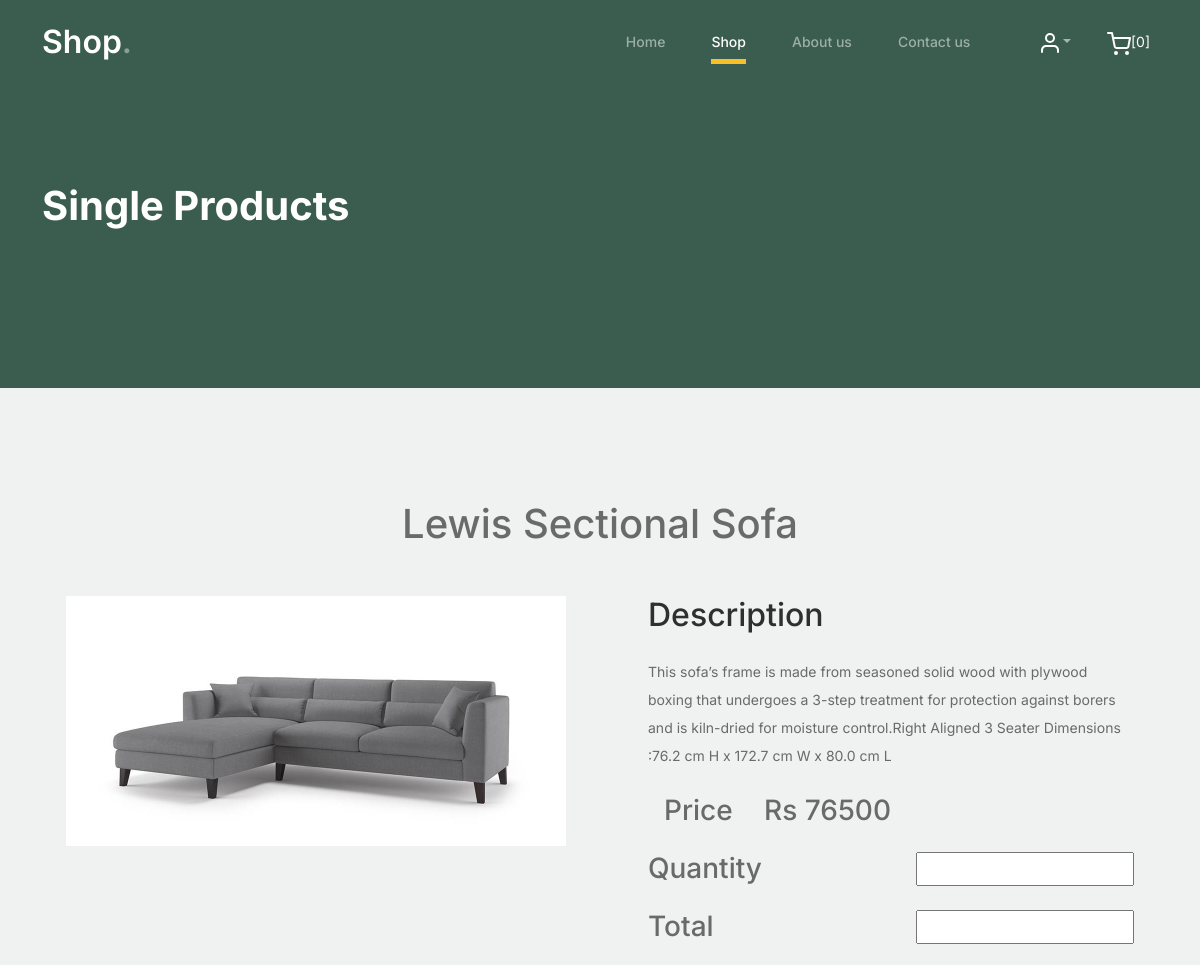
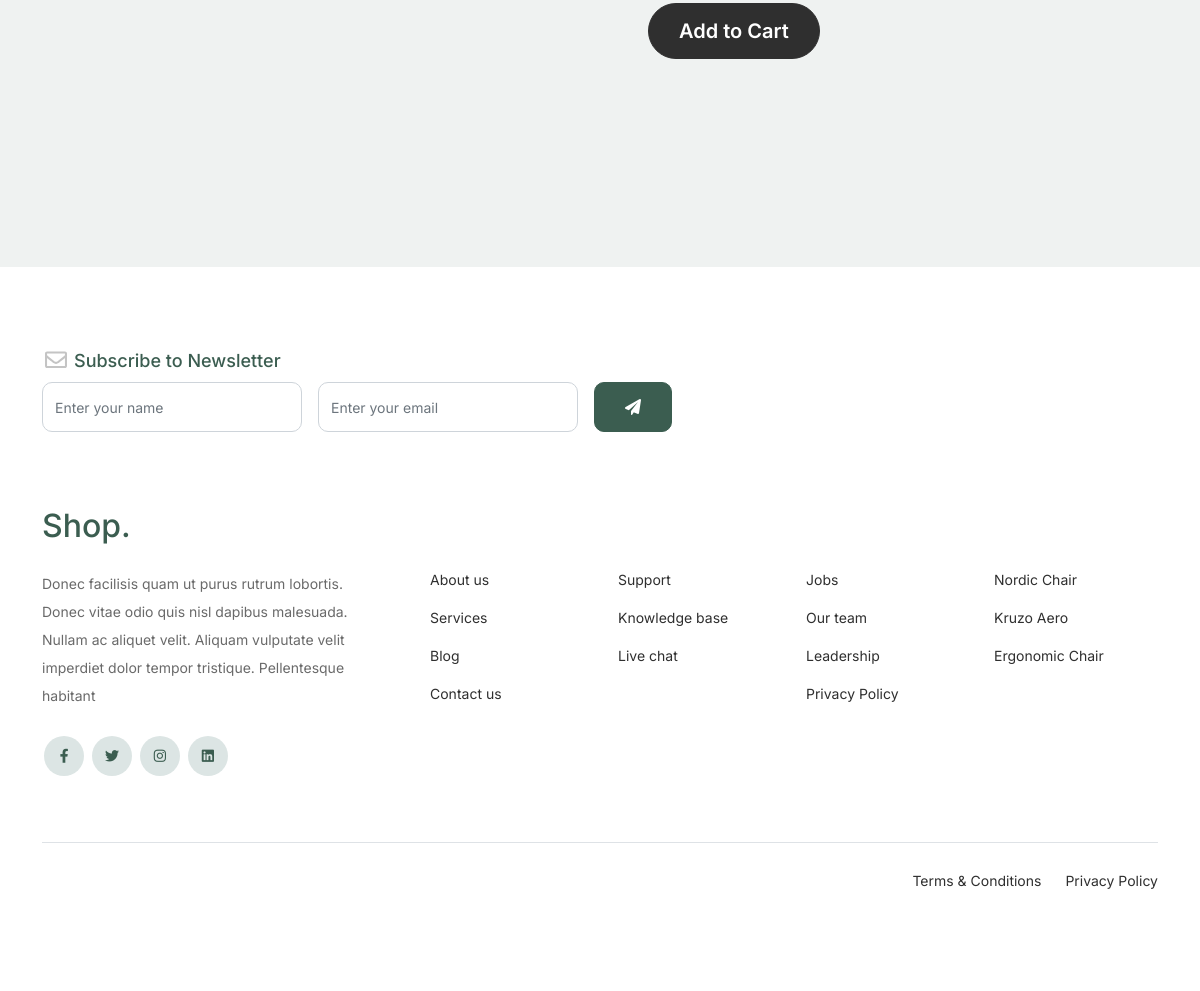
The page /single_product/1/ (signed in) on the database its author committed (2 pictures, top to bottom).
### AdminApp/models.py (models this page shows)
class ProductDb(models.Model):
    product_name = models.CharField(max_length=100, unique=True)
    category_name = models.CharField(max_length=100, null=True, blank=True)
    sub_category_name = models.CharField(max_length=100, null=True, blank=True)
    Description = models.CharField(max_length=100, null=True, blank=True)
    price = models.IntegerField(null=True, blank=True)
    quantity = models.IntegerField(null=True, blank=True)
    product_image = models.ImageField(upload_to="Product Images", null=True, blank=True)

### WebApp/views.py (the view)
# urls.py: path('single_product/<int:pr_id>/', views.single_product, name="single_product"),
def single_product(request, pr_id):
    item = ProductDb.objects.get(id=pr_id)
    cart_count = CartDb.objects.filter(Username=request.session['username']).count()
    return render(request, "single_product.html", {'item': item, 'cart_count': cart_count})

### WebApp/templates/single_product.html (shortened to what this page needs)
<!doctype html>
{%load static %}
<html lang="en">
<head>
    <link href="{% static 'shopstyle/css/bootstrap.min.css' %}" rel="stylesheet">
    <link href="https://cdnjs.cloudflare.com/ajax/libs/font-awesome/6.0.0-beta3/css/all.min.css" rel="stylesheet">
    <link href="{% static 'shopstyle/css/tiny-slider.css' %}" rel="stylesheet">
    <link href="{% static 'shopstyle/css/style.css' %}" rel="stylesheet">
</head>
<body>
<nav class="custom-navbar navbar navbar navbar-expand-md navbar-dark bg-dark" aria-label="Furni navigation bar">
    <div class="container">
        <a class="navbar-brand" href="{% url 'shop' %}">Shop<span>.</span></a>
        <div class="collapse navbar-collapse" id="navbarsFurni">
            <ul class="custom-navbar-nav navbar-nav ms-auto mb-2 mb-md-0">
                <li class="nav-item ">
                    <a class="nav-link" href="{% url 'home' %}">Home</a>
                </li>
                <li class="active"><a class="nav-link" href="{% url 'shop' %}">Shop</a></li>
                <li><a class="nav-link" href="{% url 'about' %}">About us</a></li>
                <li><a class="nav-link" href="{% url 'contact' %}">Contact us</a></li>
            </ul>
            <ul class="custom-navbar-cta navbar-nav mb-2 mb-md-0 ms-5">
                <li class="nav-item dropdown">
                    <a class="nav-link dropdown-toggle" data-bs-toggle="dropdown" href="#" role="button"
                       aria-expanded="false"><img src="{% static 'shopstyle/images/user.svg' %}"></a>
                </li>
                <li><a class="nav-link" href="{% url 'cart_page' %}"><img
                        src="{% static 'shopstyle/images/cart.svg' %}"><span style="color:white;">[{{cart_count}}]</span></a></li>
            </ul>
        </div>
    </div>
</nav>
<div class="hero">
    <div class="container">
        <div class="row justify-content-between">
            <div class="col-lg-5">
                <div class="intro-excerpt">
                    <h1>Single Products</h1>
                </div>
            </div>
            <div class="col-lg-7">
            </div>
        </div>
    </div>
</div>
<div class="untree_co-section product-section before-footer-section">
    <div class="container">
        <h1 class="text-center mb-5">{{item.product_name}} </h1>
        <div class="row">
            <div class="">
                <div class="container">
                    <div class="row justify-content-between">
                        <div class="col-lg-6 mb-5 mb-lg-0">
                            <div class="img-grid">
                                <div class=""><img src="{{item.product_image.url}}" style="width:500px;"
                                                   alt="Untree.co"></div>
                            </div>
                        </div>
                        <div class="col-lg-6 ps-lg-5">
                            <form method="post" action="{% url 'save_cart' %}">
                                <h2 class="section-title mb-4">Description</h2>
                                <p class="mb-4">{{item.Description}}</p>
                                <div class="justify-content-between d-flex col-lg-6 ps-lg-3">
                                    <h3 class="mb-4">Price</h3>
                                    <h3>Rs {{item.price}}</h3>
                                </div>
                                <div class="justify-content-between d-flex ">
                                    <h3 class="mb-4">Quantity</h3>
                                    <input class="mb-4  text-center " id="quantity" name="quantity" type="number" min="0">
                                </div>
                                <div class="justify-content-between d-flex ">
                                    <h3 class="mb-4">Total</h3>
                                    <input class="mb-4  text-center" id="total" name="total" type="text">
                                </div>
                                <p><a href="" class="mt-4">
                                    <button type="submit" class="btn btn-lg">Add to Cart</button>
                                </a></p>
                            </form>
                        </div>
                    </div>
                </div>
            </div>
        </div>
    </div>
</div>
<footer class="footer-section">
    <div class="container relative">
        <div class="row">
            <div class="col-lg-8">
                <div class="subscription-form">
                    <h3 class="d-flex align-items-center"><span class="me-1"><img
                            src="{% static 'shopstyle/images/envelope-outline.svg' %}" alt="Image"
                            class="img-fluid"></span><span>Subscribe to Newsletter</span></h3>
                    <form action="#" class="row g-3">
                        <div class="col-auto">
                            <input type="text" class="form-control" placeholder="Enter your name">
                        </div>
                        <div class="col-auto">
                            <input type="email" class="form-control" placeholder="Enter your email">
                        </div>
                        <div class="col-auto">
                            <button class="btn btn-primary">
                                <span class="fa fa-paper-plane"></span>
                            </button>
                        </div>
                    </form>
                </div>
            </div>
        </div>
        <div class="row g-5 mb-5">
            <div class="col-lg-4">
                <div class="mb-4 footer-logo-wrap"><a href="#" class="footer-logo">Shop<span>.</span></a></div>
                <p class="mb-4">Donec facilisis quam ut purus rutrum lobortis. Donec vitae odio quis nisl dapibus
                    malesuada. Nullam ac aliquet velit. Aliquam vulputate velit imperdiet dolor tempor tristique.
                    Pellentesque habitant</p>
                <ul class="list-unstyled custom-social">
                    <li><a href="#"><span class="fa fa-brands fa-facebook-f"></span></a></li>
                    <li><a href="#"><span class="fa fa-brands fa-twitter"></span></a></li>
                    <li><a href="#"><span class="fa fa-brands fa-instagram"></span></a></li>
                    <li><a href="#"><span class="fa fa-brands fa-linkedin"></span></a></li>
                </ul>
            </div>
            <div class="col-lg-8">
                <div class="row links-wrap">
                    <div class="col-6 col-sm-6 col-md-3">
                        <ul class="list-unstyled">
                            <li><a href="#">About us</a></li>
                            <li><a href="#">Services</a></li>
                            <li><a href="#">Blog</a></li>
                            <li><a href="#">Contact us</a></li>
                        </ul>
                    </div>
                    <div class="col-6 col-sm-6 col-md-3">
                        <ul class="list-unstyled">
                            <li><a href="#">Support</a></li>
                            <li><a href="#">Knowledge base</a></li>
                            <li><a href="#">Live chat</a></li>
                        </ul>
                    </div>
                    <div class="col-6 col-sm-6 col-md-3">
                        <ul class="list-unstyled">
                            <li><a href="#">Jobs</a></li>
                            <li><a href="#">Our team</a></li>
                            <li><a href="#">Leadership</a></li>
                            <li><a href="#">Privacy Policy</a></li>
                        </ul>
                    </div>
                    <div class="col-6 col-sm-6 col-md-3">
                        <ul class="list-unstyled">
                            <li><a href="#">Nordic Chair</a></li>
                            <li><a href="#">Kruzo Aero</a></li>
                            <li><a href="#">Ergonomic Chair</a></li>
                        </ul>
                    </div>
                </div>
            </div>
        </div>
        <div class="border-top copyright">
            <div class="row pt-4">
                <div class="col-lg-6">
                </div>
                <div class="col-lg-6 text-center text-lg-end">
                    <ul class="list-unstyled d-inline-flex ms-auto">
                        <li class="me-4"><a href="#">Terms &amp; Conditions</a></li>
                        <li><a href="#">Privacy Policy</a></li>
                    </ul>
                </div>
            </div>
        </div>
    </div>
</footer>
</body>
</html>

### WebApp/static/shopstyle/css/style.css (style rules this page uses)
body { overflow-x: hidden; position: relative; }
body { font-family: "Inter", sans-serif; font-weight: 400; line-height: 28px; color: #6a6a6a; font-size: 14px; background-color: #eff2f1; }
a { text-decoration: none; -webkit-transition: .3s all ease; -o-transition: .3s all ease; transition: .3s all ease; color: #2f2f2f; text-decoration: underline; }
.custom-navbar { background: #3b5d50 !important; padding-top: 20px; padding-bottom: 20px; }
.custom-navbar .navbar-brand { font-size: 32px; font-weight: 600; }
.custom-navbar .navbar-brand > span { opacity: .4; }
@media (min-width: 992px) { .custom-navbar .custom-navbar-nav li { margin-left: 15px; margin-right: 15px; } }
.custom-navbar .custom-navbar-nav li a { font-weight: 500; color: #ffffff !important; opacity: .5; -webkit-transition: .3s all ease; -o-transition: .3s all ease; transition: .3s all ease; position: relative; }
@media (min-width: 768px) { .custom-navbar .custom-navbar-nav li a:before { content: ""; position: absolute; bottom: 0; left: 8px; right: 8px; background: #f9bf29; height: 5px; opacity: 1; visibility: visible; width: 0; -webkit-transition: .15s all ease-out; -o-transition: .15s all ease-out; transition: .15s all ease-out; } }
.custom-navbar .custom-navbar-nav li.active a { opacity: 1; }
.custom-navbar .custom-navbar-nav li.active a:before { width: calc(100% - 16px); }
.custom-navbar .custom-navbar-cta { margin-left: 0 !important; -webkit-box-orient: horizontal; -webkit-box-direction: normal; -ms-flex-direction: row; flex-direction: row; }
@media (min-width: 768px) { .custom-navbar .custom-navbar-cta { margin-left: 40px !important; } }
.custom-navbar .custom-navbar-cta li { margin-left: 0px; margin-right: 0px; }
.custom-navbar .custom-navbar-cta li:first-child { margin-right: 20px; }
.hero { background: #3b5d50; padding: calc(4rem - 30px) 0 0rem 0; }
@media (min-width: 768px) { .hero { padding: calc(4rem - 30px) 0 4rem 0; } }
@media (min-width: 992px) { .hero { padding: calc(8rem - 30px) 0 8rem 0; } }
.hero .intro-excerpt { position: relative; z-index: 4; }
@media (min-width: 992px) { .hero .intro-excerpt { max-width: 450px; } }
.hero h1 { font-weight: 700; color: #ffffff; margin-bottom: 30px; }
.btn { font-weight: 600; padding: 12px 30px; border-radius: 30px; color: #ffffff; background: #2f2f2f; border-color: #2f2f2f; }
.btn.btn-primary { background: #3b5d50; border-color: #3b5d50; }
.section-title { color: #2f2f2f; }
.product-section { padding: 7rem 0; }
.before-footer-section { padding: 7rem 0 12rem 0 !important; }
.footer-section { padding: 80px 0; background: #ffffff; }
.footer-section .relative { position: relative; }
.footer-section a { text-decoration: none; color: #2f2f2f; -webkit-transition: .3s all ease; -o-transition: .3s all ease; transition: .3s all ease; }
.footer-section .subscription-form { margin-bottom: 40px; position: relative; z-index: 2; margin-top: 100px; }
@media (min-width: 992px) { .footer-section .subscription-form { margin-top: 0px; margin-bottom: 80px; } }
.footer-section .subscription-form h3 { font-size: 18px; font-weight: 500; color: #3b5d50; }
.footer-section .subscription-form .form-control { height: 50px; border-radius: 10px; font-family: "Inter", sans-serif; }
.footer-section .subscription-form .btn { border-radius: 10px !important; }
.footer-section .links-wrap { margin-top: 0px; }
@media (min-width: 992px) { .footer-section .links-wrap { margin-top: 54px; } }
.footer-section .links-wrap ul li { margin-bottom: 10px; }
.footer-section .footer-logo-wrap .footer-logo { font-size: 32px; font-weight: 500; text-decoration: none; color: #3b5d50; }
.footer-section .custom-social li { margin: 2px; display: inline-block; }
.footer-section .custom-social li a { width: 40px; height: 40px; text-align: center; line-height: 40px; display: inline-block; background: #dce5e4; color: #3b5d50; border-radius: 50%; }
.footer-section .border-top { border-color: #dce5e4; }
.footer-section .border-top.copyright { font-size: 14px !important; }
.untree_co-section { padding: 7rem 0; }
.form-control { height: 50px; border-radius: 10px; font-family: "Inter", sans-serif; }

### rows shown on the page
ProductDb: product_name "Lewis Sectional Sofa", product_image (picture), Description "This sofa’s frame is made from seasoned solid wood with plywood boxing that undergoes a 3-step treatment for protection against borers and is kiln-dried for moisture control.Right Aligned 3 Seater Dimensions :76.2 cm H x 172.7 cm W x 80.0 cm L", price "76500"

### other values the page prints
{{ cart_count }} "0"
